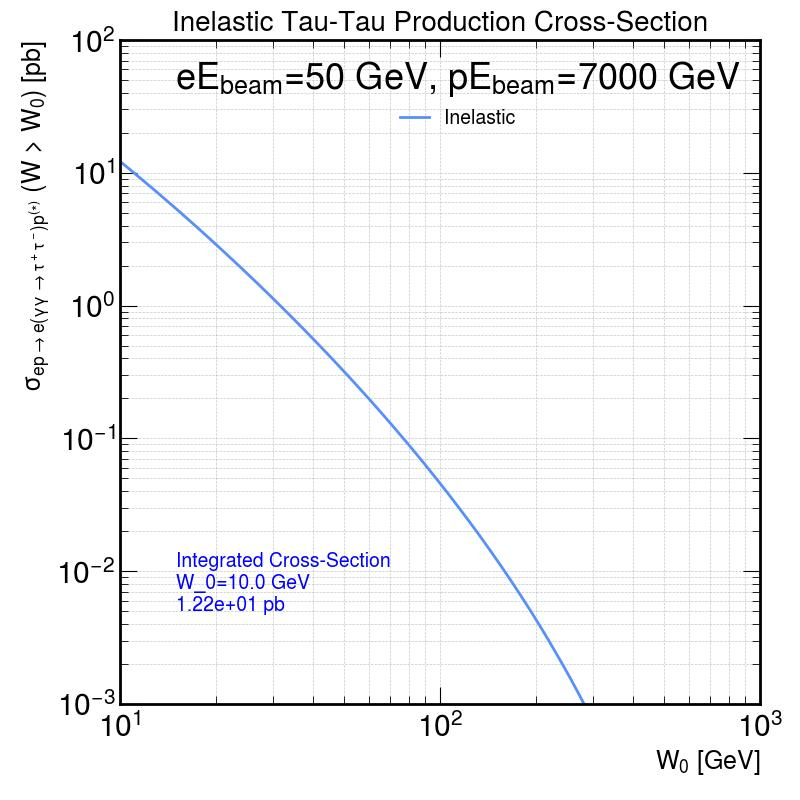

The Python source for this figure:
# The `integrated_tau_tau_cross_section` function computes the integrated tau-tau production cross-section 
# for a given threshold energy `W0` and electron/proton beam energies `eEbeam` and `pEbeam`.
#   - It defines an integrand combining tau-tau cross-section and the interpolated S_yy.
#   - If S_yy is zero at a given W, it skips that W value to avoid unnecessary computations.
#   - The result is integrated over W from W0 up to the maximum value set by `sqrt(s_cms)`.
#   - Integration warnings are caught, ensuring stable results.
#   - This function returns the integrated cross-section result in picobarns (pb).
# Hamzeh Khanpour, Laurent Forthomme, and Krzysztof Piotrzkowski -- November 2024


import numpy as np
import math
import scipy.integrate as integrate
import matplotlib.pyplot as plt
from scipy.interpolate import interp1d
import mplhep as hep

# Use CMS style for plots
hep.style.use("CMS")

# Load photon luminosity data from the text file
data = np.loadtxt('Inelastic_Photon_Luminosity_Spectrum_MNmax_3_q2emax_10_q2pmax_10_using_vegas.txt', comments='#')
W_data = data[:, 0]
S_yy_data = data[:, 1]

# Create an interpolation function for S_yy
S_yy_interp = interp1d(W_data, S_yy_data, kind='linear', bounds_error=False, fill_value=0.0)

# Tau-Tau Production Cross-Section Calculation at Given W
def cs_tautau_w_condition_Hamzeh(W):
    alpha = 1 / 137.0
    hbarc2 = 0.389  # Conversion factor to pb
    mtau = 1.77686  # Tau mass in GeV

    if W < 2 * mtau:
        return 0.0
    beta = math.sqrt(1.0 - 4.0 * mtau**2 / W**2)
    cross_section = (4 * math.pi * alpha**2 * hbarc2) / W**2 * beta * (
        (3 - beta**4) / (2 * beta) * math.log((1 + beta) / (1 - beta)) - 2 + beta**2
    ) * 1e9
    return cross_section

# Integrated Tau-Tau Production Cross-Section from W_0 to sqrt(s_cms)
def integrated_tau_tau_cross_section(W0, eEbeam, pEbeam):
    s_cms = 4.0 * eEbeam * pEbeam  # Center-of-mass energy squared

    def integrand(W):
        tau_tau_cross_section = cs_tautau_w_condition_Hamzeh(W)
        S_yy_value = S_yy_interp(W)

        if S_yy_value == 0.0:
            return 0.0
        return tau_tau_cross_section * S_yy_value

    try:
        result, _ = integrate.quad(integrand, W0, np.sqrt(s_cms), epsrel=1e-4)
    except integrate.IntegrationWarning:
        print(f"Warning: Integration did not converge for W_0={W0}")
        result = 0.0
    except Exception as e:
        print(f"Error during integration: {e}")
        result = 0.0
    return result

################################################################################

# Parameters
eEbeam = 50.0  # Electron beam energy in GeV
pEbeam = 7000.0  # Proton beam energy in GeV
W0_value = 10.0  # GeV

# Calculate Integrated Tau-Tau Production Cross-Section at W_0 = 10 GeV
integrated_cross_section_value = integrated_tau_tau_cross_section(W0_value, eEbeam, pEbeam)
print(f"Integrated inelastic Tau-Tau Production Cross-Section at W_0 = {W0_value} GeV: {integrated_cross_section_value:.6e} pb")

# Plot the Tau-Tau Production Cross-Section as a Function of W_0
W0_range = np.arange(10.0, 1001.0, 1.0)
cross_section_values = [integrated_tau_tau_cross_section(W0, eEbeam, pEbeam) for W0 in W0_range]

# Set up the figure with CMS style
fig, ax = plt.subplots(figsize=(8.0, 8.0))
plt.subplots_adjust(left=0.15, right=0.95, bottom=0.12, top=0.95)

# Set plot limits
ax.set_xlim(10.0, 1000.0)
ax.set_ylim(1e-3, 1e2)

# Plot the cross-section values
plt.loglog(W0_range, cross_section_values, linestyle='solid', linewidth=2, label='Inelastic')

# Annotate the integrated cross-section value
plt.text(15, 5.e-3, f'Integrated Cross-Section\nW_0={W0_value} GeV\n{integrated_cross_section_value:.2e} pb',
         fontsize=14, color='blue')

# Add labels, title, and legend
plt.xlabel(r"$W_0$ [GeV]", fontsize=18)
plt.ylabel(r"$\sigma_{{\rm ep}\to {\rm e}(\gamma\gamma\to\tau^+\tau^-){\rm p}^{(\ast)}}$ (W > W$_0$) [pb]", fontsize=18)
plt.title("Inelastic Tau-Tau Production Cross-Section", fontsize=20)
plt.legend(title=r"$eE_{beam}$=50 GeV, $pE_{beam}$=7000 GeV", fontsize=14)

# Add gridlines
plt.grid(True, which="both", linestyle="--", linewidth=0.5, alpha=0.7)

# Save the plot
plt.savefig("tau-tau_cross_section.pdf")
plt.savefig("tau-tau_cross_section.jpg")

# Display the plot
plt.show()


    
################################################################################


